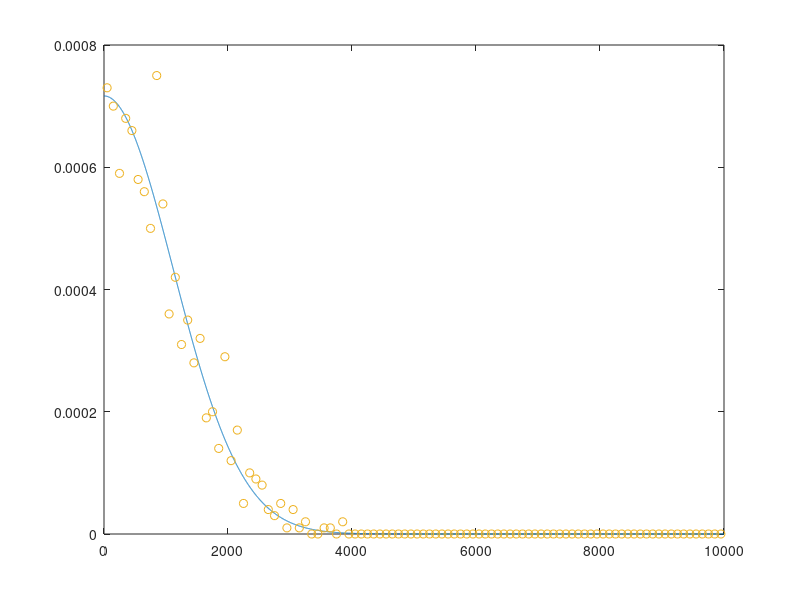

Write MATLAB code to recreate this figure.
% define constant
mp=1.67e-27;
m1=40*mp;
m2=2*mp;
k=1.38e-23;
epsilon=8.854e-12;
miu=1.257e-6;
T=300;

% % define maxwell_boltzmann destribution
% fun=@(v) 4*pi*v.^2*(m2/(2*pi*k*T)).^(3/2).*exp(-m2*v.*v/(2*k*T));
% 
% t=1-integral(fun,0,1000) %%for T=300K, probability of v>1e4 is about 1e-16


% distribution for speed
% n=1e5;
% nv=zeros(1,n);
% m=0;
% s=0;
% while(m<n)
%     a=rand;
%     b=rand;
%     a=1e4*a;
%     s=s+1;
%     if b<4*pi*a^2*(m2/(2*pi*k*T))^(3/2)*exp(-m2*a*a/(2*k*T))
%         m=m+1;
%         nv(m)=a;
%     end
% end
% nvm=zeros(1,100);
% for i=1:n
%     for j=1:100
%         if nv(i)<j*100
%             nvm(j)=nvm(j)+1;
%             break;
%         end
%     end
% end
% t=1:100:10000;
% plot(t,nvm);
    

% define maxwell_boltzmann destribution

% 3D
v=0:1e4;
y=4*pi*v.^2*(m2/(2*pi*k*T)).^(3/2).*exp(-m2*v.*v/(2*k*T));
plot(v,y);

% 2D
v=0:1e4;
y=2*pi*v.*(m2/(2*pi*k*T)).^(2/2).*exp(-m2*v.*v/(2*k*T));
plot(v,y);

% 1D
v=0:1e4;
y=2*(m2/(2*pi*k*T)).^(1/2).*exp(-m2*v.*v/(2*k*T));
plot(v,y);

% distribution for velocity
n=1e3;
nv=zeros(1,n);
vx=zeros(1,n);
v2=zeros(1,n);
for i=1:n
    vi=normrnd(0,sqrt(k*T/m2),1,3);
    nv(i)=sqrt(vi(1)*vi(1)+vi(2)*vi(2)+vi(3)*vi(3));
    vx(i)=vi(1);
    v2(i)=sqrt(vi(1)^2+vi(2)^2);
end

% 3D
nvm=zeros(1,100);
for i=1:n
    for j=1:100
        if nv(i)<j*100
            nvm(j)=nvm(j)+1;
            break;
        end
    end
end

v=0:1e4;
y=4*pi*v.^2*(m2/(2*pi*k*T)).^(3/2).*exp(-m2*v.*v/(2*k*T));
plot(v,y);
hold on
t=100:100:10000;
scatter(t-50,nvm/n/100);
hold off

% 2D
nv2m=zeros(1,100);
for i=1:n
    for j=1:100
        if v2(i)<j*100
            nv2m(j)=nv2m(j)+1;
            break;
        end
    end
end

v=0:1e4;
y=2*pi*v.*(m2/(2*pi*k*T)).^(2/2).*exp(-m2*v.*v/(2*k*T));
plot(v,y);
hold on
t=100:100:10000;
scatter(t-50,nv2m/n/100);
hold off

% 1D
nvxm=zeros(1,100);
for i=1:n
    for j=1:100
        if abs(vx(i))<j*100
            nvxm(j)=nvxm(j)+1;
            break;
        end
    end
end
v=0:1e4;
y=2*(m2/(2*pi*k*T)).^(1/2).*exp(-m2*v.*v/(2*k*T));
plot(v,y);
hold on
t=100:100:10000;
scatter(t-50,nvxm/n/100);
hold off